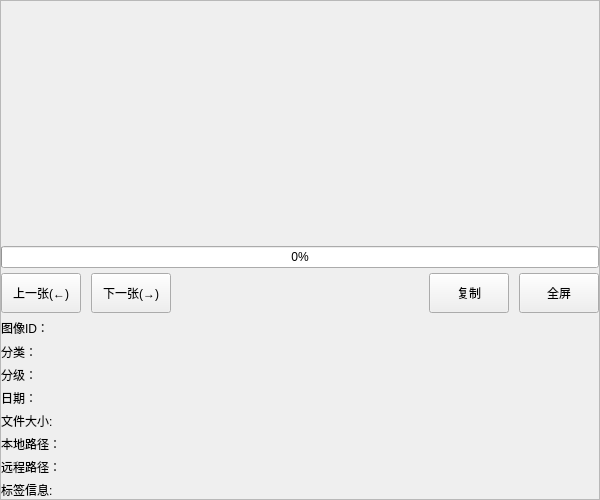
<?xml version="1.0" encoding="UTF-8"?>
<ui version="4.0">
 <class>Image</class>
 <widget class="QWidget" name="Image">
  <property name="geometry">
   <rect>
    <x>0</x>
    <y>0</y>
    <width>600</width>
    <height>500</height>
   </rect>
  </property>
  <property name="windowTitle">
   <string>图片详细</string>
  </property>
  <layout class="QVBoxLayout" name="verticalLayout" stretch="0">
   <property name="spacing">
    <number>0</number>
   </property>
   <property name="leftMargin">
    <number>0</number>
   </property>
   <property name="topMargin">
    <number>0</number>
   </property>
   <property name="rightMargin">
    <number>0</number>
   </property>
   <property name="bottomMargin">
    <number>0</number>
   </property>
   <item>
    <widget class="QScrollArea" name="scrollArea">
     <property name="widgetResizable">
      <bool>true</bool>
     </property>
     <widget class="QWidget" name="scrollAreaWidgetContents">
      <property name="geometry">
       <rect>
        <x>0</x>
        <y>0</y>
        <width>598</width>
        <height>498</height>
       </rect>
      </property>
      <layout class="QVBoxLayout" name="verticalLayout_2" stretch="1,0,0,0,0">
       <property name="spacing">
        <number>5</number>
       </property>
       <property name="leftMargin">
        <number>0</number>
       </property>
       <property name="topMargin">
        <number>0</number>
       </property>
       <property name="rightMargin">
        <number>0</number>
       </property>
       <property name="bottomMargin">
        <number>0</number>
       </property>
       <item>
        <layout class="QHBoxLayout" name="horizontalLayout"/>
       </item>
       <item>
        <widget class="ProgressBar" name="progressBar">
         <property name="value">
          <number>0</number>
         </property>
        </widget>
       </item>
       <item>
        <layout class="QHBoxLayout" name="horizontalLayout_2">
         <property name="spacing">
          <number>10</number>
         </property>
         <item>
          <widget class="PrimaryPushButton" name="pushButton_back">
           <property name="minimumSize">
            <size>
             <width>0</width>
             <height>40</height>
            </size>
           </property>
           <property name="text">
            <string>上一张(←)</string>
           </property>
          </widget>
         </item>
         <item>
          <widget class="PrimaryPushButton" name="pushButton_next">
           <property name="minimumSize">
            <size>
             <width>0</width>
             <height>40</height>
            </size>
           </property>
           <property name="text">
            <string>下一张(→)</string>
           </property>
          </widget>
         </item>
         <item>
          <spacer name="horizontalSpacer">
           <property name="orientation">
            <enum>Qt::Orientation::Horizontal</enum>
           </property>
           <property name="sizeHint" stdset="0">
            <size>
             <width>40</width>
             <height>20</height>
            </size>
           </property>
          </spacer>
         </item>
         <item>
          <widget class="PrimaryPushButton" name="pushButton_copy">
           <property name="minimumSize">
            <size>
             <width>0</width>
             <height>40</height>
            </size>
           </property>
           <property name="text">
            <string>复制</string>
           </property>
          </widget>
         </item>
         <item>
          <widget class="PrimaryPushButton" name="pushButton_full">
           <property name="minimumSize">
            <size>
             <width>0</width>
             <height>40</height>
            </size>
           </property>
           <property name="text">
            <string>全屏</string>
           </property>
          </widget>
         </item>
        </layout>
       </item>
       <item>
        <layout class="QGridLayout" name="gridLayout_info">
         <item row="5" column="1">
          <widget class="QLabel" name="label_local_path_value">
           <property name="styleSheet">
            <string notr="true">font: 12pt &quot;Microsoft YaHei UI&quot;;</string>
           </property>
           <property name="text">
            <string/>
           </property>
           <property name="textInteractionFlags">
            <set>Qt::TextInteractionFlag::TextSelectableByKeyboard|Qt::TextInteractionFlag::TextSelectableByMouse</set>
           </property>
          </widget>
         </item>
         <item row="2" column="1">
          <widget class="QLabel" name="label_purity_value">
           <property name="styleSheet">
            <string notr="true">font: 12pt &quot;Microsoft YaHei UI&quot;;</string>
           </property>
           <property name="text">
            <string/>
           </property>
           <property name="textInteractionFlags">
            <set>Qt::TextInteractionFlag::TextSelectableByKeyboard|Qt::TextInteractionFlag::TextSelectableByMouse</set>
           </property>
          </widget>
         </item>
         <item row="1" column="1">
          <widget class="QLabel" name="label_category_value">
           <property name="styleSheet">
            <string notr="true">font: 12pt &quot;Microsoft YaHei UI&quot;;</string>
           </property>
           <property name="text">
            <string/>
           </property>
           <property name="textInteractionFlags">
            <set>Qt::TextInteractionFlag::TextSelectableByKeyboard|Qt::TextInteractionFlag::TextSelectableByMouse</set>
           </property>
          </widget>
         </item>
         <item row="4" column="1">
          <widget class="QLabel" name="label_file_size_value">
           <property name="styleSheet">
            <string notr="true">font: 12pt &quot;Microsoft YaHei UI&quot;;</string>
           </property>
           <property name="text">
            <string/>
           </property>
           <property name="textInteractionFlags">
            <set>Qt::TextInteractionFlag::TextSelectableByKeyboard|Qt::TextInteractionFlag::TextSelectableByMouse</set>
           </property>
          </widget>
         </item>
         <item row="0" column="1">
          <widget class="QLabel" name="label_id_value">
           <property name="styleSheet">
            <string notr="true">font: 12pt &quot;Microsoft YaHei UI&quot;;</string>
           </property>
           <property name="text">
            <string/>
           </property>
           <property name="textInteractionFlags">
            <set>Qt::TextInteractionFlag::TextSelectableByKeyboard|Qt::TextInteractionFlag::TextSelectableByMouse</set>
           </property>
          </widget>
         </item>
         <item row="5" column="0">
          <widget class="QLabel" name="label_local_path">
           <property name="styleSheet">
            <string notr="true">font: 12pt &quot;Microsoft YaHei UI&quot;;</string>
           </property>
           <property name="text">
            <string>本地路径：</string>
           </property>
          </widget>
         </item>
         <item row="6" column="1">
          <widget class="QLabel" name="label_remote_path_value">
           <property name="styleSheet">
            <string notr="true">font: 12pt &quot;Microsoft YaHei UI&quot;;</string>
           </property>
           <property name="text">
            <string/>
           </property>
           <property name="textInteractionFlags">
            <set>Qt::TextInteractionFlag::TextSelectableByKeyboard|Qt::TextInteractionFlag::TextSelectableByMouse</set>
           </property>
          </widget>
         </item>
         <item row="1" column="0">
          <widget class="QLabel" name="label_category">
           <property name="styleSheet">
            <string notr="true">font: 12pt &quot;Microsoft YaHei UI&quot;;</string>
           </property>
           <property name="text">
            <string>分类：</string>
           </property>
          </widget>
         </item>
         <item row="3" column="1">
          <widget class="QLabel" name="label_data_value">
           <property name="styleSheet">
            <string notr="true">font: 12pt &quot;Microsoft YaHei UI&quot;;</string>
           </property>
           <property name="text">
            <string/>
           </property>
           <property name="textInteractionFlags">
            <set>Qt::TextInteractionFlag::TextSelectableByKeyboard|Qt::TextInteractionFlag::TextSelectableByMouse</set>
           </property>
          </widget>
         </item>
         <item row="4" column="0">
          <widget class="QLabel" name="label_file_size">
           <property name="styleSheet">
            <string notr="true">font: 12pt &quot;Microsoft YaHei UI&quot;;</string>
           </property>
           <property name="text">
            <string>文件大小:</string>
           </property>
          </widget>
         </item>
         <item row="0" column="0">
          <widget class="QLabel" name="label_id">
           <property name="styleSheet">
            <string notr="true">font: 12pt &quot;Microsoft YaHei UI&quot;;</string>
           </property>
           <property name="text">
            <string>图像ID：</string>
           </property>
          </widget>
         </item>
         <item row="0" column="2">
          <spacer name="horizontalSpacer_2">
           <property name="orientation">
            <enum>Qt::Orientation::Horizontal</enum>
           </property>
           <property name="sizeHint" stdset="0">
            <size>
             <width>40</width>
             <height>20</height>
            </size>
           </property>
          </spacer>
         </item>
         <item row="6" column="0">
          <widget class="QLabel" name="label_remote_path">
           <property name="styleSheet">
            <string notr="true">font: 12pt &quot;Microsoft YaHei UI&quot;;</string>
           </property>
           <property name="text">
            <string>远程路径：</string>
           </property>
          </widget>
         </item>
         <item row="3" column="0">
          <widget class="QLabel" name="label_data">
           <property name="styleSheet">
            <string notr="true">font: 12pt &quot;Microsoft YaHei UI&quot;;</string>
           </property>
           <property name="text">
            <string>日期：</string>
           </property>
          </widget>
         </item>
         <item row="2" column="0">
          <widget class="QLabel" name="label_purity">
           <property name="styleSheet">
            <string notr="true">font: 12pt &quot;Microsoft YaHei UI&quot;;</string>
           </property>
           <property name="text">
            <string>分级：</string>
           </property>
          </widget>
         </item>
         <item row="7" column="0">
          <widget class="QLabel" name="label_tags">
           <property name="styleSheet">
            <string notr="true">font: 12pt &quot;Microsoft YaHei UI&quot;;</string>
           </property>
           <property name="text">
            <string>标签信息:</string>
           </property>
          </widget>
         </item>
        </layout>
       </item>
       <item>
        <layout class="QGridLayout" name="gridLayout_tags"/>
       </item>
      </layout>
     </widget>
    </widget>
   </item>
  </layout>
 </widget>
 <customwidgets>
  <customwidget>
   <class>PrimaryPushButton</class>
   <extends>QPushButton</extends>
   <header>qfluentwidgets.components.widgets</header>
  </customwidget>
  <customwidget>
   <class>ProgressBar</class>
   <extends>QProgressBar</extends>
   <header>qfluentwidgets.components.widgets</header>
  </customwidget>
 </customwidgets>
 <resources/>
 <connections/>
</ui>
